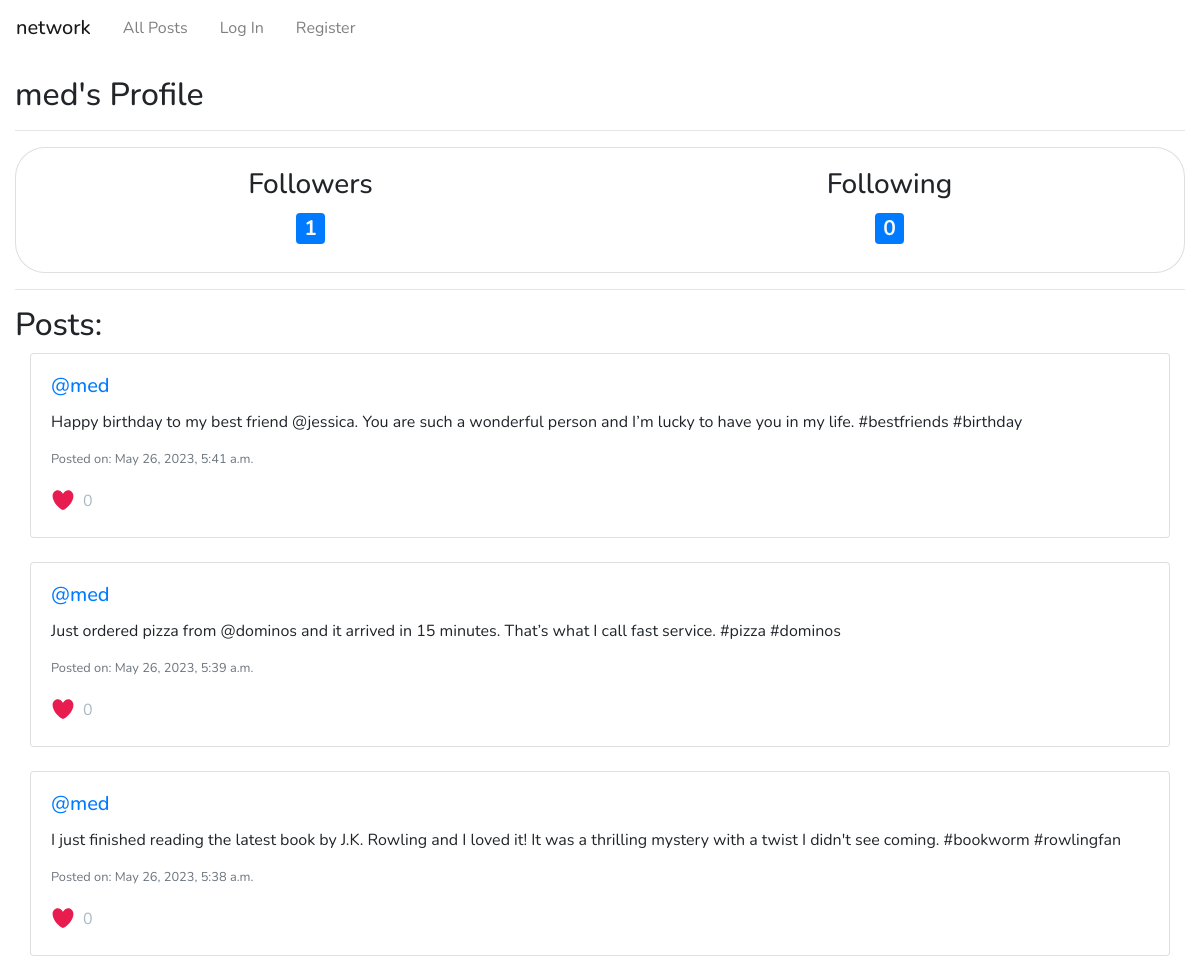
Page /profile/med/ (upper part) on the earlier database version.
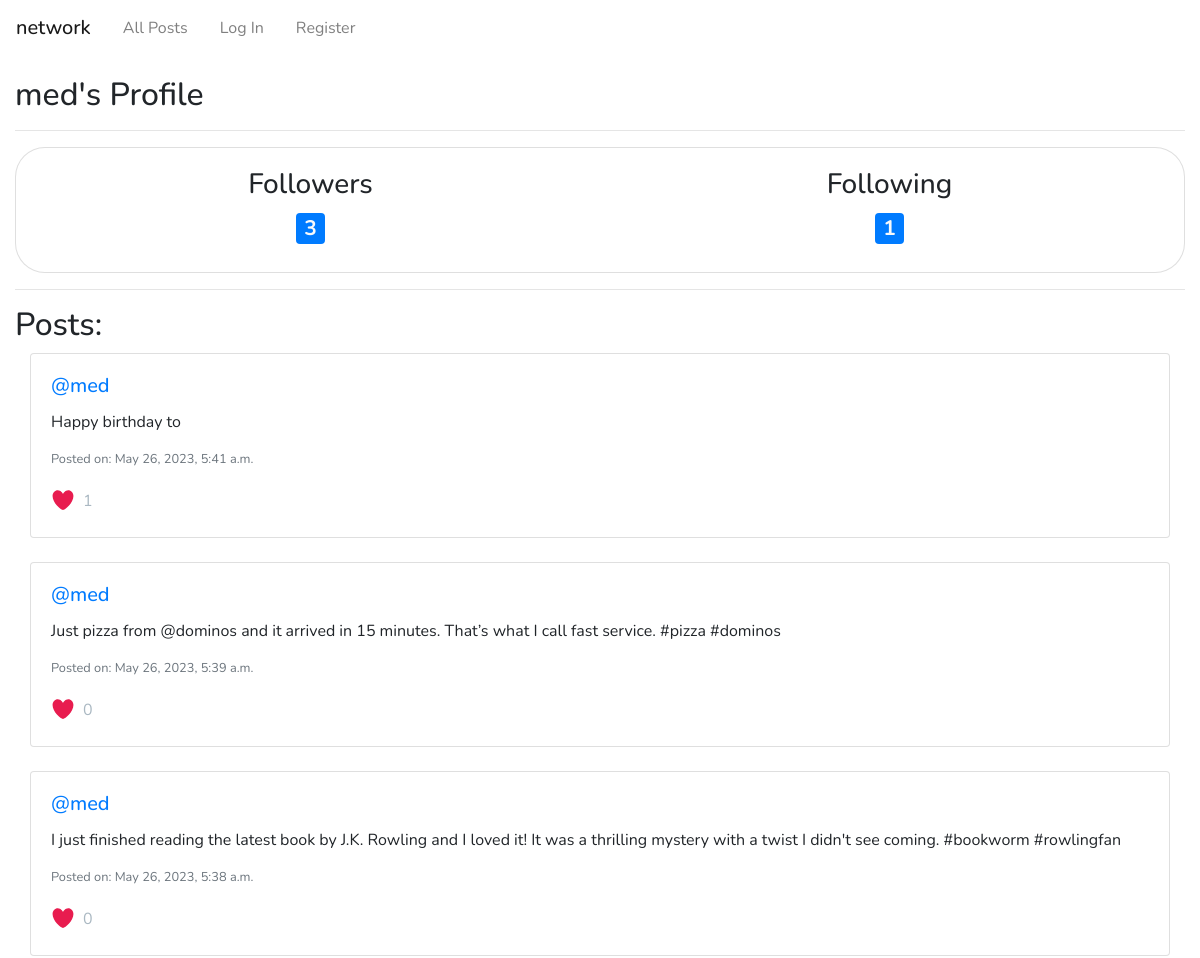
Same page on the later database version.
### network/models.py (models this page shows)
class Post(models.Model):
    user = models.ForeignKey(User, on_delete=models.CASCADE, related_name="author")
    content = models.CharField(max_length=280)
    timestamp = models.DateTimeField(auto_now_add=True)
    likes = models.ManyToManyField(User, related_name="liked_posts")

class User(AbstractUser):
    followers = models.ManyToManyField(
        "self", symmetrical=False, blank=True, related_name="following"
    )

### network/views.py (the view)
# urls.py: path("profile/<str:username>/", views.profile, name="profile"),
def profile(request, username):
    user = get_object_or_404(User, username=username)
    posts = Post.objects.filter(user=user).order_by("-timestamp")
    liked_post_ids = []
    if request.user.is_authenticated:
        liked_post_ids = request.user.liked_posts.values_list("id", flat=True)
    is_following = False
    if request.user.is_authenticated:
        is_following = request.user.following.filter(username=username).exists()
    followers = user.followers.count()
    following = user.following.count()
    follow_status = "follow" if not is_following else "unfollow"
    paginator = Paginator(posts, 10)  # Assuming 10 posts per page
    page_number = request.GET.get("page")
    page_obj = paginator.get_page(page_number)
    return render(
        request,
        "network/profile.html",
        {
            "user": user,
            "page_obj": page_obj,
            "liked_post_ids": liked_post_ids,
            "followers": followers,
            "following": following,
            "is_following": is_following,
            "follow_status": follow_status,  # Pass the follow status
        },
    )

### network/templates/network/profile.html (shortened to what this page needs)
{% extends "network/layout.html" %}
{% block body %}
<div class="container-fluid">
    <h2 style="margin-top: 20px; ">{{ user.username }}'s Profile</h2>
<hr />
<div class="card" style="border-radius: 30px;">
  <div class="card-body">
    <div class="row">
      <div class="col text-center">
        <div><h3>Followers</h3></div>
        <div><h3><span class="badge bg-primary text-light" id="followers-count">{{ followers }}</span></h3></div>
      </div>
      <div class="col text-center">
        <div><h3>Following</h3></div>
        <div><h3><span class="badge bg-primary text-light" id="following-count">{{ following }}</span></h3></div>
      </div>
    </div>
  </div>
</div>
<hr />
  <h2>Posts:</h2>
<div class="container-fluid">
  {% for post in page_obj %}
    <div class="card mb-4">
      <div class="card-body">
        <h5 class="card-title"><a href="{% url 'profile' post.user.username %}">@{{ post.user.username }}</a></h5>
        <p id="post-content-{{ post.id }}" class="card-text">{{ post.content }}</p>
        <p class="card-text text-muted">
          <small>Posted on: {{ post.timestamp }}</small>
        </p>
        <p class="card-text">
          <span class="like-count" data-post-id="{{ post.id }}">
            {{ post.likes.count }}
          </span>
        </p>
      </div>
    </div>
  {% empty %}
    <p>No posts available.</p>
  {% endfor %}
</div>
{% endblock %}

Differences in the rows shown:
changed Post: content "Happy birthday to my best friend @jessica. You are such a wonderful person and I’m lucky to have you in my life. #bestfriends #birthday" → "Happy birthday to"; likes.count "0" → "1"
changed Post: content "Just ordered pizza from @dominos and it arrived in 15 minutes. That’s what I call fast service. #pizza #dominos" → "Just pizza from @dominos and it arrived in 15 minutes. That’s what I call fast service. #pizza #dominos"
Other differences:
{{ followers }}: "1" → "3"
{{ following }}: "0" → "1"
